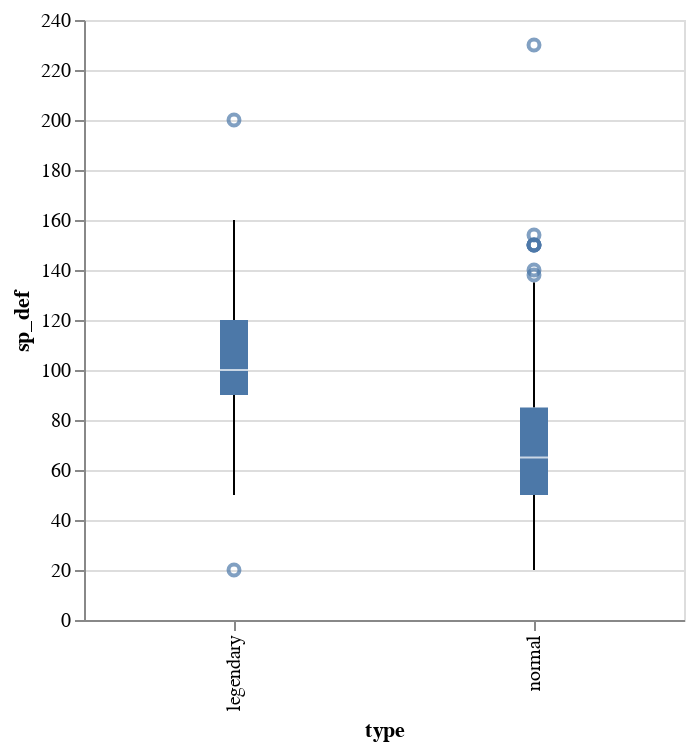

Notebook code cell kept with this figure:
### Markdown cell above
## SP Def: the base damage resistance against special attacks

### Code cell
alt.Chart(df).mark_boxplot().encode(
    x = 'type',
    y = 'sp_def'
).properties(
    width = 300, 
    height = 300
)

### Figure 1 — Vega-Lite specification as saved in the notebook (floating-point values rounded to 4 significant figures; data arrays with more than 128 entries replaced by an {"elided": "..."} marker saying what was removed)
{"config": {"view": {"continuousWidth": 400, "continuousHeight": 300}}, "data": {"name": "data-dd842a2e65fb00677ccad273706ccf14"}, "mark": "boxplot", "encoding": {"x": {"type": "nominal", "field": "type"}, "y": {"type": "quantitative", "field": "sp_def"}}, "height": 300, "width": 300, "$schema": "https://vega.github.io/schema/vega-lite/v4.8.1.json", "datasets": {"data-dd842a2e65fb00677ccad273706ccf14": {"elided": "800 records"}}}
